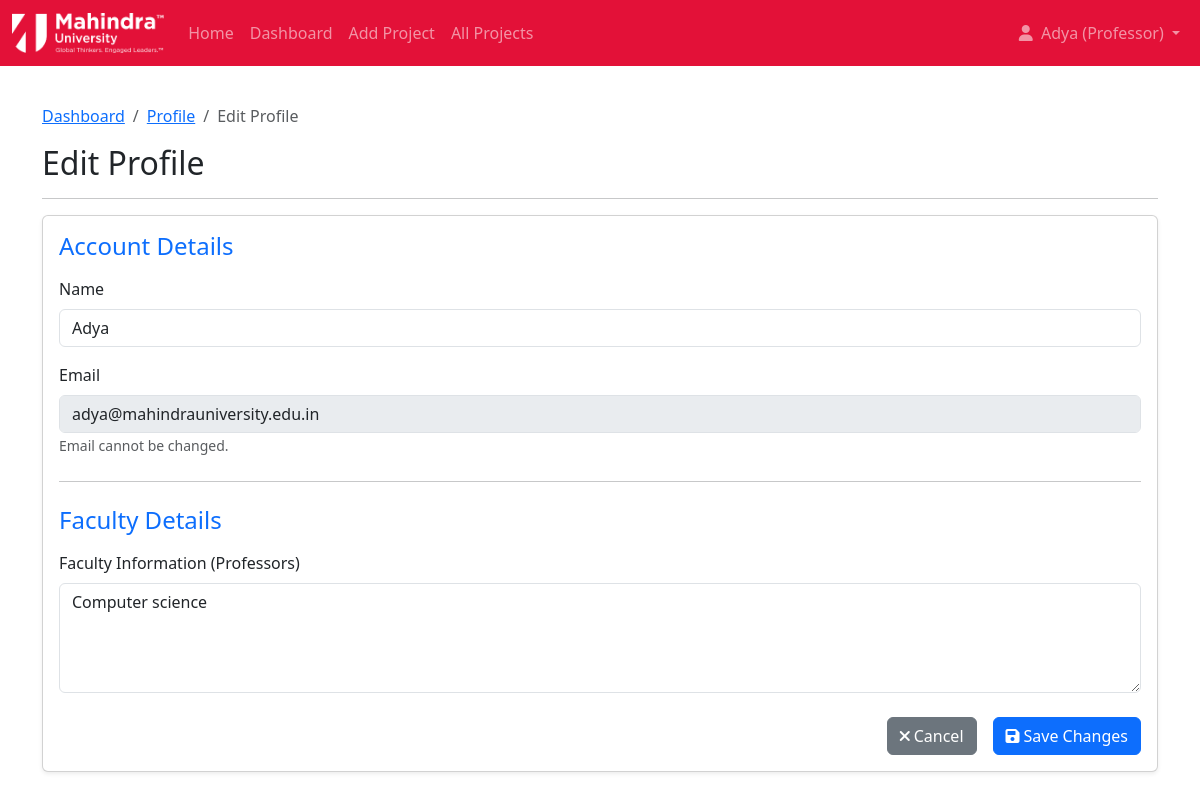
Screenshot of /profile/edit/ (signed in) with the database file from the repository.
### portal/models.py (models this page shows, shortened)
class User(AbstractBaseUser, PermissionsMixin):
    email = models.EmailField(unique=True)
    name = models.CharField(max_length=150)
    usertype = models.CharField(max_length=10, choices=[('student', 'Student'), ('professor', 'Professor')])
    is_staff = models.BooleanField(default=False) # Required for Django admin
    is_active = models.BooleanField(default=True) # Required for Django auth
    date_joined = models.DateTimeField(default=timezone.now)
    USERNAME_FIELD = 'email' # Use email for login
    REQUIRED_FIELDS = ['name'] # Required fields when creating user via createsuperuser
    objects = CustomUserManager() # Assign the custom manager

class Profile(models.Model):
    user = models.OneToOneField(User, on_delete=models.CASCADE, related_name='profile')
    academicdetails = models.TextField(blank=True, null=True, verbose_name="Academic Details (Students)")
    facultyinformation = models.TextField(blank=True, null=True, verbose_name="Faculty Information (Professors)")
    branch = models.CharField(max_length=50, blank=True, null=True, verbose_name="Branch (Students)") # Student specific

### portal/views.py (the view)
# urls.py: path('profile/edit/', views.profile_edit_view, name='profile_edit'),
@login_required
def profile_edit_view(request):
    user = request.user
    profile, created = Profile.objects.get_or_create(user=user)
    if created:
        messages.info(request, "Created your profile details. Please review and save.")
    if request.method == 'POST':
        user_form = UserProfileForm(request.POST, instance=user)
        if user.usertype == 'student':
            profile_form = StudentProfileForm(request.POST, instance=profile)
        else: # professor
            profile_form = ProfessorProfileForm(request.POST, instance=profile)
        if user_form.is_valid() and profile_form.is_valid():
            user_form.save()
            profile_form.save()
            messages.success(request, 'Profile updated successfully.')
            return redirect('profile_view')
        else:
            messages.error(request, 'Please correct the errors below.')
    else:
        user_form = UserProfileForm(instance=user)
        if user.usertype == 'student':
            profile_form = StudentProfileForm(instance=profile)
        else: # professor
            profile_form = ProfessorProfileForm(instance=profile)
    context = {
        'user_form': user_form,
        'profile_form': profile_form,
        'user_type': user.usertype
    }
    return render(request, 'portal/profile_edit.html', context)

### portal/forms.py
class UserProfileForm(forms.ModelForm):
    class Meta:
        model = User
        fields = ['name', 'email'] # Email might be read-only depending on policy
        widgets = {
            'name': forms.TextInput(attrs={'class': 'form-control'}),
            'email': forms.EmailInput(attrs={'class': 'form-control', 'readonly': True}), # Make email readonly
        }
    def __init__(self, *args, **kwargs):
        super().__init__(*args, **kwargs)
        self.fields['email'].disabled = True
        self.fields['email'].help_text = "Email cannot be changed."

class ProfessorProfileForm(forms.ModelForm):
    class Meta:
        model = Profile
        fields = ['facultyinformation']
        widgets = {
            'facultyinformation': forms.Textarea(attrs={'rows': 4, 'class': 'form-control'}),
        }

### templates/portal/profile_edit.html (shortened to what this page needs)
{% extends 'base.html' %}
{% block content %}
<nav aria-label="breadcrumb">
    <ol class="breadcrumb">
        <li class="breadcrumb-item"><a href="{% url 'dashboard_redirect' %}">Dashboard</a></li>
        <li class="breadcrumb-item"><a href="{% url 'profile_view' %}">Profile</a></li>
        <li class="breadcrumb-item active" aria-current="page">Edit Profile</li>
    </ol>
</nav>
<h2>Edit Profile</h2>
<hr>
<div class="card shadow-sm">
        <div class="card-body">
        <form method="post" novalidate>
            <h4 class="mb-3 text-primary">Account Details</h4>
                {% for field in user_form %}
                <div class="mb-3">
                    <label for="{{ field.id_for_label }}" class="form-label">{{ field.label }}</label>
                    {{ field }}
                    {% if field.help_text %}
                        <small class="form-text text-muted">{{ field.help_text|safe }}</small>
                    {% endif %}
                </div>
            {% endfor %}
            <hr class="my-4">
            <h4 class="mb-3 text-primary">
                {% if user_type == 'student' %}Academic{% else %}Faculty{% endif %} Details
            </h4>
                {% for field in profile_form %}
                <div class="mb-3">
                    <label for="{{ field.id_for_label }}" class="form-label">{{ field.label }}</label>
                    {{ field }}
                </div>
            {% endfor %}
            <div class="d-grid gap-2 d-md-flex justify-content-md-end mt-4">
                    <a href="{% url 'profile_view' %}" class="btn btn-secondary me-md-2"><i class="fas fa-times me-1"></i>Cancel</a>
                <button type="submit" class="btn btn-primary"><i class="fas fa-save me-1"></i>Save Changes</button>
            </div>
        </form>
        </div>
</div>
{% endblock %}

### templates/partials/_navbar.html (shortened to what this page needs)
{% load static %}
<nav class="navbar navbar-expand-lg navbar-dark fixed-top" style="background-color: #e31138 !important;">
    <div class="container-fluid">
        <a class="navbar-brand" href="{% url 'home' %}">
            <img src="{% static 'img/mahindra_logo.png' %}" alt="Mahindra University" style="height: 40px;">
        </a>
        <div class="collapse navbar-collapse" id="navbarNav">
            <ul class="navbar-nav me-auto mb-2 mb-lg-0">
                <li class="nav-item">
                    <a class="nav-link {% if request.resolver_match.url_name == 'home' %}active{% endif %}" href="{% url 'home' %}">Home</a>
                </li>
                {% if user.is_authenticated %}
                    {% if user.usertype == 'student' %}
                        <li class="nav-item">
                            <a class="nav-link {% if request.resolver_match.url_name == 'student_dashboard' %}active{% endif %}" href="{% url 'student_dashboard' %}">Dashboard</a>
                        </li>
                        <li class="nav-item">
                            <a class="nav-link {% if request.resolver_match.url_name == 'project_list' %}active{% endif %}" href="{% url 'project_list' %}">Browse Projects</a>
                        </li>
                            <li class="nav-item">
                            <a class="nav-link {% if request.resolver_match.url_name == 'application_history' %}active{% endif %}" href="{% url 'application_history' %}">My Applications</a>
                        </li>
                    {% elif user.usertype == 'professor' %}
                        <li class="nav-item">
                            <a class="nav-link {% if request.resolver_match.url_name == 'professor_dashboard' %}active{% endif %}" href="{% url 'professor_dashboard' %}">Dashboard</a>
                        </li>
                        <li class="nav-item">
                            <a class="nav-link {% if request.resolver_match.url_name == 'add_project' %}active{% endif %}" href="{% url 'add_project' %}">Add Project</a>
                        </li>
                         <li class="nav-item">
                            <a class="nav-link {% if request.resolver_match.url_name == 'project_list' %}active{% endif %}" href="{% url 'project_list' %}">All Projects</a>
                        </li>
                    {% endif %}
                {% else %}
                    <li class="nav-item">
                        <a class="nav-link {% if request.resolver_match.url_name == 'project_list' %}active{% endif %}" href="{% url 'project_list' %}">View Projects</a>
                    </li>
                {% endif %}
            </ul>
            <ul class="navbar-nav ms-auto mb-2 mb-lg-0">
                    {% if user.is_authenticated %}
                    <li class="nav-item dropdown">
                        <a class="nav-link dropdown-toggle" href="#" role="button" data-bs-toggle="dropdown" aria-expanded="false">
                        <i class="fas fa-user me-1"></i> {{ user.name|truncatechars:20 }} ({{ user.usertype|title }})
                        </a>
                    </li>
                {% endif %}
            </ul>
        </div>
    </div>
</nav>

### static/css/style.css (style rules this page uses)
body { display: flex; flex-direction: column; min-height: 100vh; }
html, body { margin: 0 !important; padding: 0 !important; }
.navbar { margin-top: 0 !important; background-color: #e31138 !important; }

### rows the page displays
User: name "Adya", usertype "Professor", user_form "Adya" "adya@mahindrauniversity.edu.in"
Profile: profile_form "Computer science"

### other values shown
{{ field.label }} "Name" "Email"
{{ field.help_text|safe }} "Email cannot be changed."
{{ field.label }} "Faculty Information (Professors)"
